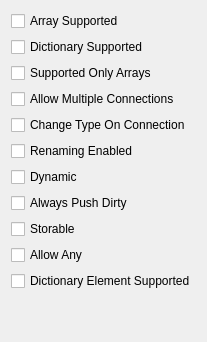
                 <widget class="QWidget" name="pinOptions">
                  <attribute name="title">
                   <string>Pin Options</string>
                  </attribute>
                  <layout class="QVBoxLayout" name="verticalLayout_5">
                   <item>
                    <layout class="QGridLayout" name="gridLayout_3">
                     <item row="2" column="0">
                      <widget class="QCheckBox" name="chkSupportOnlyArrays">
                       <property name="text">
                        <string>Supported Only Arrays</string>
                       </property>
                      </widget>
                     </item>
                     <item row="5" column="0">
                      <widget class="QCheckBox" name="chkRenamingEnabled">
                       <property name="text">
                        <string>Renaming Enabled</string>
                       </property>
                      </widget>
                     </item>
                     <item row="3" column="0">
                      <widget class="QCheckBox" name="chkAllowMultipleConnections">
                       <property name="text">
                        <string>Allow Multiple Connections</string>
                       </property>
                      </widget>
                     </item>
                     <item row="6" column="0">
                      <widget class="QCheckBox" name="chkDynamic">
                       <property name="text">
                        <string>Dynamic</string>
                       </property>
                      </widget>
                     </item>
                     <item row="4" column="0">
                      <widget class="QCheckBox" name="chkChangeTypeOnConnection">
                       <property name="text">
                        <string>Change Type On Connection</string>
                       </property>
                      </widget>
                     </item>
                     <item row="9" column="0">
                      <widget class="QCheckBox" name="chkAllowAny">
                       <property name="text">
                        <string>Allow Any</string>
                       </property>
                      </widget>
                     </item>
                     <item row="8" column="0">
                      <widget class="QCheckBox" name="chkStorable">
                       <property name="text">
                        <string>Storable</string>
                       </property>
                      </widget>
                     </item>
                     <item row="10" column="0">
                      <widget class="QCheckBox" name="chkDictionaryElementSupported">
                       <property name="text">
                        <string>Dictionary Element Supported</string>
                       </property>
                      </widget>
                     </item>
                     <item row="0" column="0">
                      <widget class="QCheckBox" name="chkArraySupported">
                       <property name="text">
                        <string>Array Supported</string>
                       </property>
                      </widget>
                     </item>
                     <item row="1" column="0">
                      <widget class="QCheckBox" name="chkDictionarySupported">
                       <property name="text">
                        <string>Dictionary Supported</string>
                       </property>
                      </widget>
                     </item>
                     <item row="7" column="0">
                      <widget class="QCheckBox" name="chkAlwaysPushDirty">
                       <property name="text">
                        <string>Always Push Dirty</string>
                       </property>
                      </widget>
                     </item>
                    </layout>
                   </item>
                   <item>
                    <spacer name="verticalSpacer_2">
                     <property name="orientation">
                      <enum>Qt::Vertical</enum>
                     </property>
                     <property name="sizeHint" stdset="0">
                      <size>
                       <width>20</width>
                       <height>40</height>
                      </size>
                     </property>
                    </spacer>
                   </item>
                  </layout>
                 </widget>
